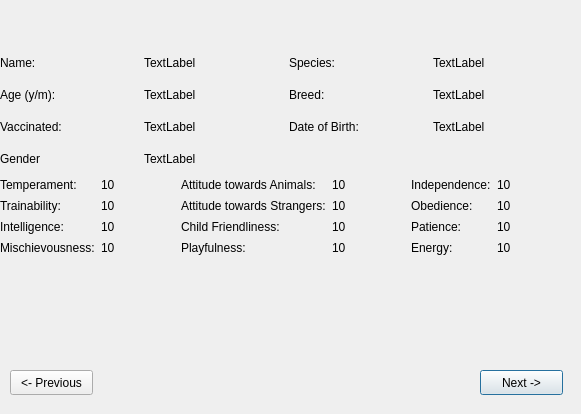
<?xml version="1.0" encoding="UTF-8"?>
<ui version="4.0">
 <class>AnimalDetailedView</class>
 <widget class="QDialog" name="AnimalDetailedView">
  <property name="geometry">
   <rect>
    <x>0</x>
    <y>0</y>
    <width>581</width>
    <height>414</height>
   </rect>
  </property>
  <property name="windowTitle">
   <string>Dialog</string>
  </property>
  <widget class="QPushButton" name="nextBtn">
   <property name="geometry">
    <rect>
     <x>480</x>
     <y>370</y>
     <width>83</width>
     <height>25</height>
    </rect>
   </property>
   <property name="text">
    <string>Next -&gt;</string>
   </property>
  </widget>
  <widget class="QPushButton" name="previousBtn">
   <property name="geometry">
    <rect>
     <x>10</x>
     <y>370</y>
     <width>83</width>
     <height>25</height>
    </rect>
   </property>
   <property name="text">
    <string>&lt;- Previous</string>
   </property>
  </widget>
  <widget class="QWidget" name="gridLayoutWidget">
   <property name="geometry">
    <rect>
     <x>0</x>
     <y>50</y>
     <width>571</width>
     <height>205</height>
    </rect>
   </property>
   <layout class="QGridLayout" name="gridLayout">
    <item row="0" column="1">
     <widget class="QLabel" name="nameLbl">
      <property name="text">
       <string>TextLabel</string>
      </property>
     </widget>
    </item>
    <item row="0" column="0">
     <widget class="QLabel" name="label">
      <property name="text">
       <string>Name:</string>
      </property>
     </widget>
    </item>
    <item row="3" column="0">
     <widget class="QLabel" name="label_7">
      <property name="text">
       <string>Gender</string>
      </property>
     </widget>
    </item>
    <item row="0" column="2">
     <widget class="QLabel" name="label_2">
      <property name="text">
       <string>Species:</string>
      </property>
     </widget>
    </item>
    <item row="2" column="3">
     <widget class="QLabel" name="DOBLbl">
      <property name="text">
       <string>TextLabel</string>
      </property>
     </widget>
    </item>
    <item row="2" column="1">
     <widget class="QLabel" name="vaccinatedLbl">
      <property name="text">
       <string>TextLabel</string>
      </property>
     </widget>
    </item>
    <item row="1" column="1">
     <widget class="QLabel" name="ageLbl">
      <property name="text">
       <string>TextLabel</string>
      </property>
     </widget>
    </item>
    <item row="3" column="1">
     <widget class="QLabel" name="genderLbl">
      <property name="text">
       <string>TextLabel</string>
      </property>
     </widget>
    </item>
    <item row="1" column="2">
     <widget class="QLabel" name="label_4">
      <property name="text">
       <string>Breed:</string>
      </property>
     </widget>
    </item>
    <item row="1" column="0">
     <widget class="QLabel" name="label_3">
      <property name="text">
       <string>Age (y/m):</string>
      </property>
     </widget>
    </item>
    <item row="2" column="2">
     <widget class="QLabel" name="label_6">
      <property name="text">
       <string>Date of Birth:</string>
      </property>
     </widget>
    </item>
    <item row="2" column="0">
     <widget class="QLabel" name="label_5">
      <property name="text">
       <string>Vaccinated:</string>
      </property>
     </widget>
    </item>
    <item row="1" column="3">
     <widget class="QLabel" name="breedLbl">
      <property name="text">
       <string>TextLabel</string>
      </property>
     </widget>
    </item>
    <item row="0" column="3">
     <widget class="QLabel" name="speciesLbl">
      <property name="text">
       <string>TextLabel</string>
      </property>
     </widget>
    </item>
    <item row="4" column="0" rowspan="3" colspan="4">
     <layout class="QGridLayout" name="gridLayout_2">
      <item row="2" column="4">
       <widget class="QLabel" name="label_10">
        <property name="text">
         <string>Independence:</string>
        </property>
       </widget>
      </item>
      <item row="5" column="0">
       <widget class="QLabel" name="label_13">
        <property name="text">
         <string>Mischievousness:</string>
        </property>
       </widget>
      </item>
      <item row="2" column="2">
       <widget class="QLabel" name="label_9">
        <property name="text">
         <string>Attitude towards Animals:</string>
        </property>
       </widget>
      </item>
      <item row="3" column="5">
       <widget class="QLabel" name="obedienceLbl">
        <property name="text">
         <string>10</string>
        </property>
       </widget>
      </item>
      <item row="5" column="1">
       <widget class="QLabel" name="mischievousnessLbl">
        <property name="text">
         <string>10</string>
        </property>
       </widget>
      </item>
      <item row="2" column="3">
       <widget class="QLabel" name="animalsAttitudeLbl">
        <property name="text">
         <string>10</string>
        </property>
       </widget>
      </item>
      <item row="4" column="2">
       <widget class="QLabel" name="label_15">
        <property name="text">
         <string>Child Friendliness:</string>
        </property>
       </widget>
      </item>
      <item row="2" column="0">
       <widget class="QLabel" name="label_8">
        <property name="text">
         <string>Temperament:</string>
        </property>
       </widget>
      </item>
      <item row="3" column="0">
       <widget class="QLabel" name="label_11">
        <property name="text">
         <string>Trainability:</string>
        </property>
       </widget>
      </item>
      <item row="5" column="2">
       <widget class="QLabel" name="label_16">
        <property name="text">
         <string>Playfulness:</string>
        </property>
       </widget>
      </item>
      <item row="2" column="1">
       <widget class="QLabel" name="temperamentLbl">
        <property name="text">
         <string>10</string>
        </property>
       </widget>
      </item>
      <item row="3" column="4">
       <widget class="QLabel" name="label_19">
        <property name="text">
         <string>Obedience:</string>
        </property>
       </widget>
      </item>
      <item row="3" column="1">
       <widget class="QLabel" name="trainabilityLbl">
        <property name="text">
         <string>10</string>
        </property>
       </widget>
      </item>
      <item row="4" column="1">
       <widget class="QLabel" name="intelligenceLbl">
        <property name="text">
         <string>10</string>
        </property>
       </widget>
      </item>
      <item row="3" column="3">
       <widget class="QLabel" name="strangersAttitudeLbl">
        <property name="text">
         <string>10</string>
        </property>
       </widget>
      </item>
      <item row="5" column="5">
       <widget class="QLabel" name="energyLbl">
        <property name="text">
         <string>10</string>
        </property>
       </widget>
      </item>
      <item row="4" column="3">
       <widget class="QLabel" name="childFriendlyLbl">
        <property name="text">
         <string>10</string>
        </property>
       </widget>
      </item>
      <item row="5" column="3">
       <widget class="QLabel" name="playfulnessLbl">
        <property name="text">
         <string>10</string>
        </property>
       </widget>
      </item>
      <item row="2" column="5">
       <widget class="QLabel" name="independenceLbl">
        <property name="text">
         <string>10</string>
        </property>
       </widget>
      </item>
      <item row="4" column="5">
       <widget class="QLabel" name="patienceLbl">
        <property name="text">
         <string>10</string>
        </property>
       </widget>
      </item>
      <item row="3" column="2">
       <widget class="QLabel" name="label_14">
        <property name="text">
         <string>Attitude towards Strangers:</string>
        </property>
       </widget>
      </item>
      <item row="4" column="0">
       <widget class="QLabel" name="label_12">
        <property name="text">
         <string>Intelligence:</string>
        </property>
       </widget>
      </item>
      <item row="4" column="4">
       <widget class="QLabel" name="label_18">
        <property name="text">
         <string>Patience:</string>
        </property>
       </widget>
      </item>
      <item row="5" column="4">
       <widget class="QLabel" name="label_17">
        <property name="text">
         <string>Energy:</string>
        </property>
       </widget>
      </item>
     </layout>
    </item>
   </layout>
  </widget>
 </widget>
 <resources/>
 <connections/>
</ui>
